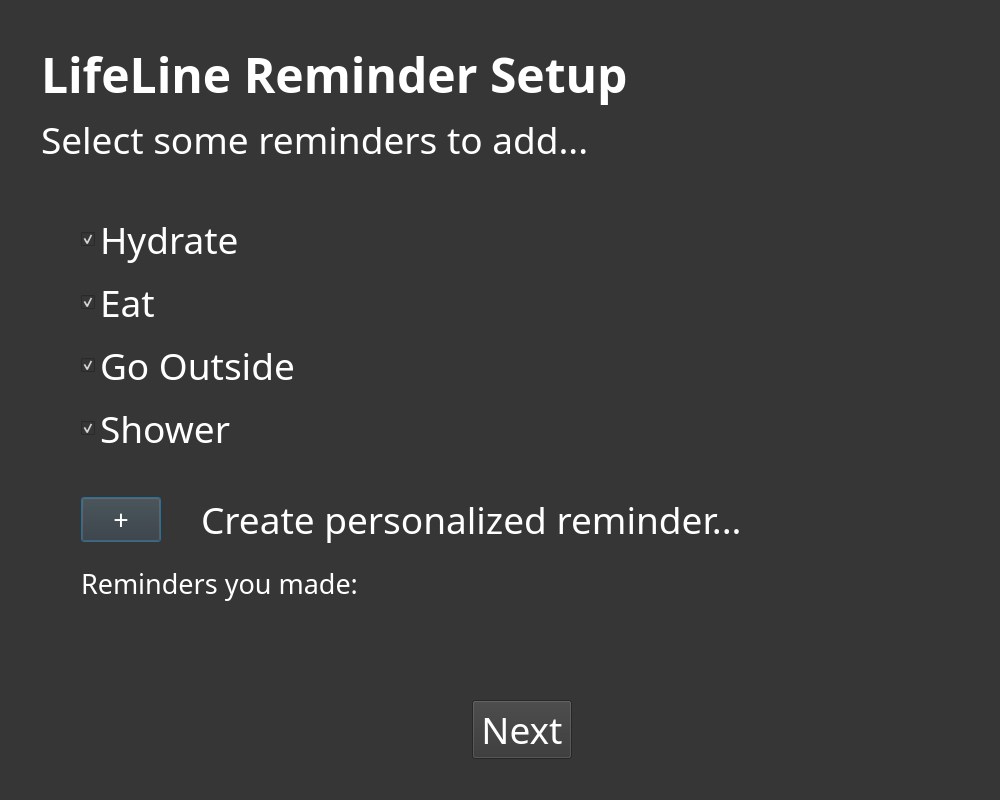
<?xml version="1.0" encoding="UTF-8"?>
<ui version="4.0">
 <class>Dialog</class>
 <widget class="QDialog" name="Dialog">
  <property name="geometry">
   <rect>
    <x>0</x>
    <y>0</y>
    <width>1000</width>
    <height>800</height>
   </rect>
  </property>
  <property name="minimumSize">
   <size>
    <width>1000</width>
    <height>800</height>
   </size>
  </property>
  <property name="windowTitle">
   <string>Dialog</string>
  </property>
  <property name="styleSheet">
   <string notr="true">background-color: rgb(54, 54, 54);</string>
  </property>
  <layout class="QGridLayout" name="gridLayout">
   <item row="0" column="1">
    <spacer name="verticalSpacer_7">
     <property name="orientation">
      <enum>Qt::Vertical</enum>
     </property>
     <property name="sizeType">
      <enum>QSizePolicy::Fixed</enum>
     </property>
     <property name="sizeHint" stdset="0">
      <size>
       <width>20</width>
       <height>30</height>
      </size>
     </property>
    </spacer>
   </item>
   <item row="1" column="1">
    <layout class="QHBoxLayout" name="horizontalLayout">
     <item>
      <layout class="QVBoxLayout" name="verticalLayout">
       <item>
        <widget class="QLabel" name="label">
         <property name="font">
          <font>
           <family>Hans Kendrick 3</family>
           <pointsize>36</pointsize>
           <weight>75</weight>
           <bold>true</bold>
          </font>
         </property>
         <property name="styleSheet">
          <string notr="true">color: white;
</string>
         </property>
         <property name="text">
          <string>LifeLine Reminder Setup</string>
         </property>
        </widget>
       </item>
       <item>
        <widget class="QLabel" name="label_2">
         <property name="font">
          <font>
           <family>Hans Kendrick 3</family>
           <pointsize>28</pointsize>
           <underline>false</underline>
          </font>
         </property>
         <property name="styleSheet">
          <string notr="true">color:white;
font-size: 28;</string>
         </property>
         <property name="text">
          <string>&lt;html&gt;&lt;head/&gt;&lt;body&gt;&lt;p&gt;Select some reminders to add...&lt;/p&gt;&lt;/body&gt;&lt;/html&gt;</string>
         </property>
        </widget>
       </item>
      </layout>
     </item>
     <item>
      <spacer name="horizontalSpacer">
       <property name="orientation">
        <enum>Qt::Horizontal</enum>
       </property>
       <property name="sizeHint" stdset="0">
        <size>
         <width>40</width>
         <height>20</height>
        </size>
       </property>
      </spacer>
     </item>
    </layout>
   </item>
   <item row="2" column="0">
    <spacer name="horizontalSpacer_9">
     <property name="orientation">
      <enum>Qt::Horizontal</enum>
     </property>
     <property name="sizeType">
      <enum>QSizePolicy::Fixed</enum>
     </property>
     <property name="sizeHint" stdset="0">
      <size>
       <width>30</width>
       <height>20</height>
      </size>
     </property>
    </spacer>
   </item>
   <item row="2" column="1" rowspan="2">
    <layout class="QHBoxLayout" name="horizontalLayout_4">
     <item>
      <spacer name="horizontalSpacer_7">
       <property name="orientation">
        <enum>Qt::Horizontal</enum>
       </property>
       <property name="sizeType">
        <enum>QSizePolicy::Fixed</enum>
       </property>
       <property name="sizeHint" stdset="0">
        <size>
         <width>40</width>
         <height>20</height>
        </size>
       </property>
      </spacer>
     </item>
     <item>
      <layout class="QVBoxLayout" name="verticalLayout_2">
       <item>
        <spacer name="verticalSpacer_5">
         <property name="orientation">
          <enum>Qt::Vertical</enum>
         </property>
         <property name="sizeType">
          <enum>QSizePolicy::Fixed</enum>
         </property>
         <property name="sizeHint" stdset="0">
          <size>
           <width>20</width>
           <height>40</height>
          </size>
         </property>
        </spacer>
       </item>
       <item>
        <widget class="QCheckBox" name="reminderSetupHydrateCheckBox">
         <property name="font">
          <font>
           <family>Hans Kendrick 3</family>
           <pointsize>28</pointsize>
          </font>
         </property>
         <property name="styleSheet">
          <string notr="true">color:white;</string>
         </property>
         <property name="text">
          <string>Hydrate</string>
         </property>
         <property name="checked">
          <bool>true</bool>
         </property>
        </widget>
       </item>
       <item>
        <widget class="QCheckBox" name="reminderSetupEatCheckBox">
         <property name="font">
          <font>
           <family>Hans Kendrick 3</family>
           <pointsize>28</pointsize>
          </font>
         </property>
         <property name="styleSheet">
          <string notr="true">color:white;</string>
         </property>
         <property name="text">
          <string>Eat</string>
         </property>
         <property name="checked">
          <bool>true</bool>
         </property>
        </widget>
       </item>
       <item>
        <widget class="QCheckBox" name="reminderSetupOutsideCheckBox">
         <property name="font">
          <font>
           <family>Hans Kendrick 3</family>
           <pointsize>28</pointsize>
          </font>
         </property>
         <property name="styleSheet">
          <string notr="true">color:white;</string>
         </property>
         <property name="text">
          <string>Go Outside</string>
         </property>
         <property name="checked">
          <bool>true</bool>
         </property>
        </widget>
       </item>
       <item>
        <widget class="QCheckBox" name="reminderSetupShowerCheckBox">
         <property name="font">
          <font>
           <family>Hans Kendrick 3</family>
           <pointsize>28</pointsize>
          </font>
         </property>
         <property name="styleSheet">
          <string notr="true">color:white;</string>
         </property>
         <property name="text">
          <string>Shower</string>
         </property>
         <property name="checked">
          <bool>true</bool>
         </property>
        </widget>
       </item>
       <item>
        <spacer name="verticalSpacer_2">
         <property name="orientation">
          <enum>Qt::Vertical</enum>
         </property>
         <property name="sizeHint" stdset="0">
          <size>
           <width>20</width>
           <height>40</height>
          </size>
         </property>
        </spacer>
       </item>
      </layout>
     </item>
    </layout>
   </item>
   <item row="3" column="2">
    <spacer name="horizontalSpacer_10">
     <property name="orientation">
      <enum>Qt::Horizontal</enum>
     </property>
     <property name="sizeType">
      <enum>QSizePolicy::Fixed</enum>
     </property>
     <property name="sizeHint" stdset="0">
      <size>
       <width>30</width>
       <height>20</height>
      </size>
     </property>
    </spacer>
   </item>
   <item row="4" column="1">
    <layout class="QHBoxLayout" name="horizontalLayout_5">
     <item>
      <spacer name="horizontalSpacer_8">
       <property name="orientation">
        <enum>Qt::Horizontal</enum>
       </property>
       <property name="sizeType">
        <enum>QSizePolicy::Fixed</enum>
       </property>
       <property name="sizeHint" stdset="0">
        <size>
         <width>40</width>
         <height>20</height>
        </size>
       </property>
      </spacer>
     </item>
     <item>
      <layout class="QVBoxLayout" name="verticalLayout_4">
       <item>
        <layout class="QVBoxLayout" name="verticalLayout_3">
         <property name="spacing">
          <number>0</number>
         </property>
         <property name="sizeConstraint">
          <enum>QLayout::SetNoConstraint</enum>
         </property>
         <item>
          <layout class="QHBoxLayout" name="horizontalLayout_2">
           <item>
            <widget class="QPushButton" name="addPersonalizedReminderButton">
             <property name="font">
              <font>
               <family>Hans Kendrick 3</family>
               <pointsize>20</pointsize>
              </font>
             </property>
             <property name="styleSheet">
              <string notr="true">color:white;</string>
             </property>
             <property name="text">
              <string>+</string>
             </property>
            </widget>
           </item>
           <item>
            <spacer name="horizontalSpacer_2">
             <property name="orientation">
              <enum>Qt::Horizontal</enum>
             </property>
             <property name="sizeType">
              <enum>QSizePolicy::Fixed</enum>
             </property>
             <property name="sizeHint" stdset="0">
              <size>
               <width>40</width>
               <height>20</height>
              </size>
             </property>
            </spacer>
           </item>
           <item>
            <widget class="QLabel" name="label_3">
             <property name="font">
              <font>
               <family>Hans Kendrick 3</family>
               <pointsize>28</pointsize>
              </font>
             </property>
             <property name="styleSheet">
              <string notr="true">color:white;</string>
             </property>
             <property name="text">
              <string>&lt;html&gt;&lt;head/&gt;&lt;body&gt;&lt;p&gt;Create personalized reminder...&lt;/p&gt;&lt;/body&gt;&lt;/html&gt;</string>
             </property>
            </widget>
           </item>
           <item>
            <spacer name="horizontalSpacer_4">
             <property name="orientation">
              <enum>Qt::Horizontal</enum>
             </property>
             <property name="sizeHint" stdset="0">
              <size>
               <width>40</width>
               <height>20</height>
              </size>
             </property>
            </spacer>
           </item>
          </layout>
         </item>
         <item>
          <spacer name="verticalSpacer_3">
           <property name="orientation">
            <enum>Qt::Vertical</enum>
           </property>
           <property name="sizeType">
            <enum>QSizePolicy::Fixed</enum>
           </property>
           <property name="sizeHint" stdset="0">
            <size>
             <width>20</width>
             <height>20</height>
            </size>
           </property>
          </spacer>
         </item>
         <item>
          <widget class="QLabel" name="label_4">
           <property name="font">
            <font>
             <family>Hans Kendrick 3</family>
             <pointsize>20</pointsize>
            </font>
           </property>
           <property name="styleSheet">
            <string notr="true">color:white;</string>
           </property>
           <property name="text">
            <string>Reminders you made:</string>
           </property>
          </widget>
         </item>
         <item>
          <spacer name="verticalSpacer_4">
           <property name="orientation">
            <enum>Qt::Vertical</enum>
           </property>
           <property name="sizeType">
            <enum>QSizePolicy::Fixed</enum>
           </property>
           <property name="sizeHint" stdset="0">
            <size>
             <width>20</width>
             <height>20</height>
            </size>
           </property>
          </spacer>
         </item>
         <item>
          <widget class="QLabel" name="personalizedReminderDisplayLabel">
           <property name="font">
            <font>
             <family>Hans Kendrick 3</family>
             <pointsize>20</pointsize>
            </font>
           </property>
           <property name="styleSheet">
            <string notr="true">color:white;</string>
           </property>
           <property name="text">
            <string/>
           </property>
          </widget>
         </item>
         <item>
          <spacer name="verticalSpacer">
           <property name="orientation">
            <enum>Qt::Vertical</enum>
           </property>
           <property name="sizeHint" stdset="0">
            <size>
             <width>20</width>
             <height>40</height>
            </size>
           </property>
          </spacer>
         </item>
        </layout>
       </item>
      </layout>
     </item>
    </layout>
   </item>
   <item row="5" column="1">
    <layout class="QVBoxLayout" name="verticalLayout_5">
     <item>
      <layout class="QHBoxLayout" name="horizontalLayout_3">
       <item>
        <widget class="Line" name="line">
         <property name="orientation">
          <enum>Qt::Horizontal</enum>
         </property>
        </widget>
       </item>
       <item>
        <spacer name="horizontalSpacer_3">
         <property name="orientation">
          <enum>Qt::Horizontal</enum>
         </property>
         <property name="sizeType">
          <enum>QSizePolicy::Expanding</enum>
         </property>
         <property name="sizeHint" stdset="0">
          <size>
           <width>425</width>
           <height>17</height>
          </size>
         </property>
        </spacer>
       </item>
       <item>
        <widget class="QPushButton" name="reminderSetupNextButton">
         <property name="enabled">
          <bool>true</bool>
         </property>
         <property name="sizePolicy">
          <sizepolicy hsizetype="Fixed" vsizetype="Fixed">
           <horstretch>0</horstretch>
           <verstretch>0</verstretch>
          </sizepolicy>
         </property>
         <property name="minimumSize">
          <size>
           <width>100</width>
           <height>0</height>
          </size>
         </property>
         <property name="palette">
          <palette>
           <active>
            <colorrole role="WindowText">
             <brush brushstyle="SolidPattern">
              <color alpha="255">
               <red>255</red>
               <green>255</green>
               <blue>255</blue>
              </color>
             </brush>
            </colorrole>
            <colorrole role="Button">
             <brush brushstyle="SolidPattern">
              <color alpha="255">
               <red>54</red>
               <green>54</green>
               <blue>54</blue>
              </color>
             </brush>
            </colorrole>
            <colorrole role="Text">
             <brush brushstyle="SolidPattern">
              <color alpha="255">
               <red>255</red>
               <green>255</green>
               <blue>255</blue>
              </color>
             </brush>
            </colorrole>
            <colorrole role="ButtonText">
             <brush brushstyle="SolidPattern">
              <color alpha="255">
               <red>255</red>
               <green>255</green>
               <blue>255</blue>
              </color>
             </brush>
            </colorrole>
            <colorrole role="Base">
             <brush brushstyle="SolidPattern">
              <color alpha="255">
               <red>54</red>
               <green>54</green>
               <blue>54</blue>
              </color>
             </brush>
            </colorrole>
            <colorrole role="Window">
             <brush brushstyle="SolidPattern">
              <color alpha="255">
               <red>54</red>
               <green>54</green>
               <blue>54</blue>
              </color>
             </brush>
            </colorrole>
           </active>
           <inactive>
            <colorrole role="WindowText">
             <brush brushstyle="SolidPattern">
              <color alpha="255">
               <red>255</red>
               <green>255</green>
               <blue>255</blue>
              </color>
             </brush>
            </colorrole>
            <colorrole role="Button">
             <brush brushstyle="SolidPattern">
              <color alpha="255">
               <red>54</red>
               <green>54</green>
               <blue>54</blue>
              </color>
             </brush>
            </colorrole>
            <colorrole role="Text">
             <brush brushstyle="SolidPattern">
              <color alpha="255">
               <red>255</red>
               <green>255</green>
               <blue>255</blue>
              </color>
             </brush>
            </colorrole>
            <colorrole role="ButtonText">
             <brush brushstyle="SolidPattern">
              <color alpha="255">
               <red>255</red>
               <green>255</green>
               <blue>255</blue>
              </color>
             </brush>
            </colorrole>
            <colorrole role="Base">
             <brush brushstyle="SolidPattern">
              <color alpha="255">
               <red>54</red>
               <green>54</green>
               <blue>54</blue>
              </color>
             </brush>
            </colorrole>
            <colorrole role="Window">
             <brush brushstyle="SolidPattern">
              <color alpha="255">
               <red>54</red>
               <green>54</green>
               <blue>54</blue>
              </color>
             </brush>
            </colorrole>
           </inactive>
           <disabled>
            <colorrole role="WindowText">
             <brush brushstyle="SolidPattern">
              <color alpha="255">
               <red>255</red>
               <green>255</green>
               <blue>255</blue>
              </color>
             </brush>
            </colorrole>
            <colorrole role="Button">
             <brush brushstyle="SolidPattern">
              <color alpha="255">
               <red>54</red>
               <green>54</green>
               <blue>54</blue>
              </color>
             </brush>
            </colorrole>
            <colorrole role="Text">
             <brush brushstyle="SolidPattern">
              <color alpha="255">
               <red>255</red>
               <green>255</green>
               <blue>255</blue>
              </color>
             </brush>
            </colorrole>
            <colorrole role="ButtonText">
             <brush brushstyle="SolidPattern">
              <color alpha="255">
               <red>255</red>
               <green>255</green>
               <blue>255</blue>
              </color>
             </brush>
            </colorrole>
            <colorrole role="Base">
             <brush brushstyle="SolidPattern">
              <color alpha="255">
               <red>54</red>
               <green>54</green>
               <blue>54</blue>
              </color>
             </brush>
            </colorrole>
            <colorrole role="Window">
             <brush brushstyle="SolidPattern">
              <color alpha="255">
               <red>54</red>
               <green>54</green>
               <blue>54</blue>
              </color>
             </brush>
            </colorrole>
           </disabled>
          </palette>
         </property>
         <property name="font">
          <font>
           <family>Hans Kendrick 3</family>
           <pointsize>28</pointsize>
          </font>
         </property>
         <property name="styleSheet">
          <string notr="true">color: white;</string>
         </property>
         <property name="text">
          <string>Next</string>
         </property>
        </widget>
       </item>
       <item>
        <spacer name="horizontalSpacer_5">
         <property name="orientation">
          <enum>Qt::Horizontal</enum>
         </property>
         <property name="sizeType">
          <enum>QSizePolicy::Expanding</enum>
         </property>
         <property name="sizeHint" stdset="0">
          <size>
           <width>20</width>
           <height>17</height>
          </size>
         </property>
        </spacer>
       </item>
       <item>
        <widget class="Line" name="line_2">
         <property name="orientation">
          <enum>Qt::Horizontal</enum>
         </property>
        </widget>
       </item>
      </layout>
     </item>
     <item>
      <spacer name="verticalSpacer_6">
       <property name="orientation">
        <enum>Qt::Vertical</enum>
       </property>
       <property name="sizeType">
        <enum>QSizePolicy::Fixed</enum>
       </property>
       <property name="sizeHint" stdset="0">
        <size>
         <width>20</width>
         <height>30</height>
        </size>
       </property>
      </spacer>
     </item>
    </layout>
   </item>
  </layout>
 </widget>
 <resources/>
 <connections/>
</ui>
